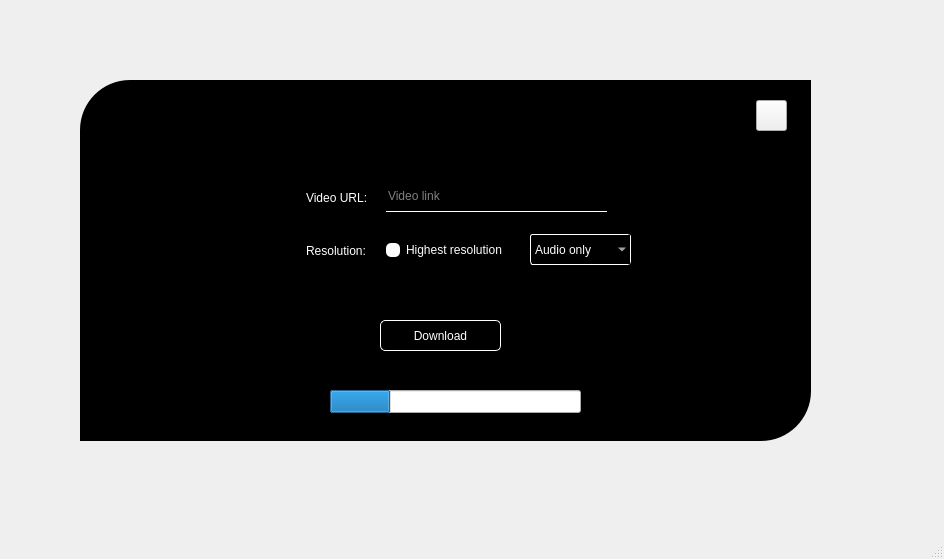
<?xml version="1.0" encoding="UTF-8"?>
<ui version="4.0">
 <class>MainWindow</class>
 <widget class="QMainWindow" name="MainWindow">
  <property name="enabled">
   <bool>true</bool>
  </property>
  <property name="geometry">
   <rect>
    <x>0</x>
    <y>0</y>
    <width>944</width>
    <height>559</height>
   </rect>
  </property>
  <property name="windowTitle">
   <string>MainWindow</string>
  </property>
  <property name="styleSheet">
   <string notr="true"/>
  </property>
  <property name="tabShape">
   <enum>QTabWidget::Rounded</enum>
  </property>
  <widget class="QWidget" name="centralwidget">
   <widget class="QWidget" name="widget" native="true">
    <property name="enabled">
     <bool>true</bool>
    </property>
    <property name="geometry">
     <rect>
      <x>80</x>
      <y>80</y>
      <width>731</width>
      <height>361</height>
     </rect>
    </property>
    <property name="acceptDrops">
     <bool>false</bool>
    </property>
    <property name="autoFillBackground">
     <bool>false</bool>
    </property>
    <property name="styleSheet">
     <string notr="true">QWidget#widget{
	background-color: black;
	border-top-left-radius: 50px;
	border-bottom-right-radius: 50px;

}

QPushButton#downloadButton{
	color: white;
	background-color: black;
	border: 1px solid white;
	border-radius: 5px;
}

QPushButton#downloadButton:hover{
	background-color: white;
	color: black;
	border: 2px solid white;
}
QPushButton#downloadButton:pressed{

	background-color:rgba(255, 5, 42);
	color: white;
}

QLabel{
	color: white;
}
QLineEdit{
	background-color: white;
	border-radius: 20px;
	background-color: white;
}

QRadioButton::indicator{
	background-color: white;
	border-radius: 5px;
}

QRadioButton::indicator:checked{
	background-color: red;
	border-radius: 5px;
	border: 2px solid white;
}


</string>
    </property>
    <widget class="QPushButton" name="downloadButton">
     <property name="geometry">
      <rect>
       <x>300</x>
       <y>240</y>
       <width>121</width>
       <height>31</height>
      </rect>
     </property>
     <property name="styleSheet">
      <string notr="true"/>
     </property>
     <property name="text">
      <string>Download</string>
     </property>
    </widget>
    <widget class="QComboBox" name="comboBox">
     <property name="geometry">
      <rect>
       <x>450</x>
       <y>154</y>
       <width>101</width>
       <height>31</height>
      </rect>
     </property>
     <property name="styleSheet">
      <string notr="true">border: 2px solid black;
border-radius: 3px;
border: 1px solid white;
background-color: black;
color: white;



</string>
     </property>
     <item>
      <property name="text">
       <string>Audio only</string>
      </property>
     </item>
     <item>
      <property name="text">
       <string>360p</string>
      </property>
     </item>
     <item>
      <property name="text">
       <string>720p</string>
      </property>
     </item>
    </widget>
    <widget class="QLabel" name="label_2">
     <property name="geometry">
      <rect>
       <x>226</x>
       <y>110</y>
       <width>71</width>
       <height>16</height>
      </rect>
     </property>
     <property name="text">
      <string>Video URL:</string>
     </property>
    </widget>
    <widget class="QLabel" name="label_3">
     <property name="geometry">
      <rect>
       <x>226</x>
       <y>160</y>
       <width>71</width>
       <height>21</height>
      </rect>
     </property>
     <property name="text">
      <string>Resolution:</string>
     </property>
    </widget>
    <widget class="QLineEdit" name="linkText">
     <property name="geometry">
      <rect>
       <x>306</x>
       <y>101</y>
       <width>221</width>
       <height>31</height>
      </rect>
     </property>
     <property name="styleSheet">
      <string notr="true">color: white;
border:none;
background-color: transparent;
border-bottom:1px solid white;




</string>
     </property>
     <property name="text">
      <string/>
     </property>
     <property name="placeholderText">
      <string>Video link</string>
     </property>
    </widget>
    <widget class="QRadioButton" name="radioButton">
     <property name="geometry">
      <rect>
       <x>306</x>
       <y>160</y>
       <width>131</width>
       <height>20</height>
      </rect>
     </property>
     <property name="styleSheet">
      <string notr="true">color: white;
</string>
     </property>
     <property name="text">
      <string>Highest resolution</string>
     </property>
    </widget>
    <widget class="QToolButton" name="toolButton">
     <property name="enabled">
      <bool>true</bool>
     </property>
     <property name="geometry">
      <rect>
       <x>676</x>
       <y>20</y>
       <width>31</width>
       <height>31</height>
      </rect>
     </property>
     <property name="mouseTracking">
      <bool>false</bool>
     </property>
     <property name="autoFillBackground">
      <bool>false</bool>
     </property>
     <property name="styleSheet">
      <string notr="true">border-right-color: rgb(0, 0, 0);</string>
     </property>
     <property name="text">
      <string/>
     </property>
     <property name="icon">
      <iconset>
       <normaloff>../../../../Downloads/cross.png</normaloff>../../../../Downloads/cross.png</iconset>
     </property>
     <property name="iconSize">
      <size>
       <width>65</width>
       <height>50</height>
      </size>
     </property>
     <property name="popupMode">
      <enum>QToolButton::InstantPopup</enum>
     </property>
     <property name="toolButtonStyle">
      <enum>Qt::ToolButtonIconOnly</enum>
     </property>
     <property name="autoRaise">
      <bool>false</bool>
     </property>
     <property name="arrowType">
      <enum>Qt::NoArrow</enum>
     </property>
    </widget>
    <widget class="QLabel" name="label_4">
     <property name="geometry">
      <rect>
       <x>250</x>
       <y>0</y>
       <width>251</width>
       <height>111</height>
      </rect>
     </property>
     <property name="text">
      <string/>
     </property>
     <property name="pixmap">
      <pixmap>../../../../Downloads/youtube_logo_dark-920x460.webp</pixmap>
     </property>
     <property name="scaledContents">
      <bool>true</bool>
     </property>
    </widget>
    <widget class="QProgressBar" name="progressBar">
     <property name="geometry">
      <rect>
       <x>250</x>
       <y>310</y>
       <width>251</width>
       <height>23</height>
      </rect>
     </property>
     <property name="styleSheet">
      <string notr="true">color: rgb(255, 255, 255);</string>
     </property>
     <property name="value">
      <number>24</number>
     </property>
    </widget>
   </widget>
  </widget>
  <widget class="QMenuBar" name="menubar">
   <property name="geometry">
    <rect>
     <x>0</x>
     <y>0</y>
     <width>944</width>
     <height>26</height>
    </rect>
   </property>
  </widget>
  <widget class="QStatusBar" name="statusbar"/>
 </widget>
 <resources/>
 <connections/>
</ui>
